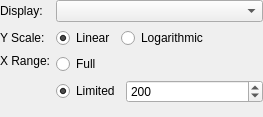
<?xml version="1.0" encoding="UTF-8"?>
<ui version="4.0">
 <class>PlottingOptionsWidget</class>
 <widget class="QWidget" name="PlottingOptionsWidget">
  <property name="geometry">
   <rect>
    <x>0</x>
    <y>0</y>
    <width>263</width>
    <height>117</height>
   </rect>
  </property>
  <property name="windowTitle">
   <string>Form</string>
  </property>
  <layout class="QGridLayout" name="gridLayout_2" columnstretch="0,1">
   <property name="leftMargin">
    <number>0</number>
   </property>
   <property name="topMargin">
    <number>0</number>
   </property>
   <property name="rightMargin">
    <number>0</number>
   </property>
   <property name="bottomMargin">
    <number>0</number>
   </property>
   <item row="1" column="1">
    <layout class="QHBoxLayout" name="horizontalLayout">
     <item>
      <widget class="QRadioButton" name="linearScaleRadio">
       <property name="text">
        <string>Linear</string>
       </property>
       <property name="checked">
        <bool>true</bool>
       </property>
       <attribute name="buttonGroup">
        <string notr="true">yScaleButtonGroup</string>
       </attribute>
      </widget>
     </item>
     <item>
      <widget class="QRadioButton" name="logScaleRadio">
       <property name="text">
        <string>Logarithmic</string>
       </property>
       <attribute name="buttonGroup">
        <string notr="true">yScaleButtonGroup</string>
       </attribute>
      </widget>
     </item>
     <item>
      <spacer name="horizontalSpacer">
       <property name="orientation">
        <enum>Qt::Horizontal</enum>
       </property>
       <property name="sizeHint" stdset="0">
        <size>
         <width>40</width>
         <height>20</height>
        </size>
       </property>
      </spacer>
     </item>
    </layout>
   </item>
   <item row="0" column="1">
    <widget class="QComboBox" name="displayTypeComboBox"/>
   </item>
   <item row="2" column="1" rowspan="2">
    <layout class="QGridLayout" name="gridLayout" columnstretch="0,1">
     <item row="0" column="0">
      <widget class="QRadioButton" name="fullRangeRadioButton">
       <property name="text">
        <string>Full</string>
       </property>
       <attribute name="buttonGroup">
        <string notr="true">displayRangeButtonGroup</string>
       </attribute>
      </widget>
     </item>
     <item row="1" column="0">
      <widget class="QRadioButton" name="limitedRangeRadioButton">
       <property name="text">
        <string>Limited</string>
       </property>
       <property name="checked">
        <bool>true</bool>
       </property>
       <attribute name="buttonGroup">
        <string notr="true">displayRangeButtonGroup</string>
       </attribute>
      </widget>
     </item>
     <item row="1" column="1">
      <widget class="QSpinBox" name="rangePointsSpinBox">
       <property name="minimum">
        <number>5</number>
       </property>
       <property name="maximum">
        <number>999999</number>
       </property>
       <property name="value">
        <number>200</number>
       </property>
      </widget>
     </item>
    </layout>
   </item>
   <item row="0" column="0">
    <widget class="QLabel" name="label">
     <property name="text">
      <string>Display:</string>
     </property>
    </widget>
   </item>
   <item row="1" column="0">
    <widget class="QLabel" name="label_2">
     <property name="text">
      <string>Y Scale:</string>
     </property>
    </widget>
   </item>
   <item row="2" column="0">
    <widget class="QLabel" name="label_3">
     <property name="text">
      <string>X Range:</string>
     </property>
     <property name="alignment">
      <set>Qt::AlignLeading|Qt::AlignLeft|Qt::AlignTop</set>
     </property>
    </widget>
   </item>
   <item row="4" column="1">
    <spacer name="verticalSpacer">
     <property name="orientation">
      <enum>Qt::Vertical</enum>
     </property>
     <property name="sizeHint" stdset="0">
      <size>
       <width>20</width>
       <height>40</height>
      </size>
     </property>
    </spacer>
   </item>
  </layout>
 </widget>
 <resources/>
 <connections/>
 <buttongroups>
  <buttongroup name="yScaleButtonGroup"/>
  <buttongroup name="displayRangeButtonGroup"/>
 </buttongroups>
</ui>
